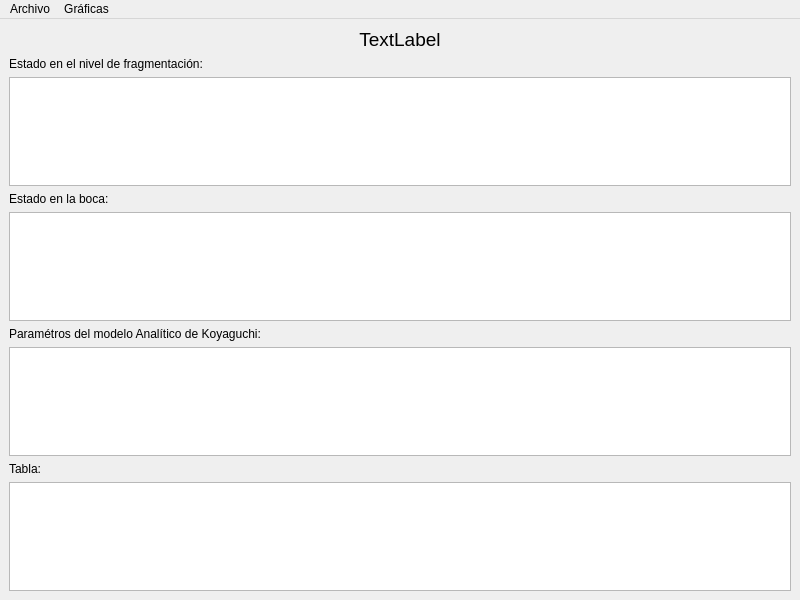
<?xml version="1.0" encoding="UTF-8"?>
<ui version="4.0">
 <class>ResultadosUI</class>
 <widget class="QMainWindow" name="ResultadosUI">
  <property name="geometry">
   <rect>
    <x>0</x>
    <y>0</y>
    <width>800</width>
    <height>600</height>
   </rect>
  </property>
  <property name="sizePolicy">
   <sizepolicy hsizetype="Preferred" vsizetype="Minimum">
    <horstretch>0</horstretch>
    <verstretch>0</verstretch>
   </sizepolicy>
  </property>
  <property name="windowTitle">
   <string>Resultados</string>
  </property>
  <widget class="QWidget" name="centralwidget">
   <layout class="QVBoxLayout" name="verticalLayout_2">
    <item>
     <widget class="QLabel" name="info">
      <property name="font">
       <font>
        <pointsize>14</pointsize>
       </font>
      </property>
      <property name="text">
       <string>TextLabel</string>
      </property>
      <property name="alignment">
       <set>Qt::AlignCenter</set>
      </property>
     </widget>
    </item>
    <item>
     <widget class="QLabel" name="frag_label">
      <property name="text">
       <string>Estado en el nivel de fragmentación:</string>
      </property>
     </widget>
    </item>
    <item>
     <widget class="QTableWidget" name="tablaFrag">
      <property name="sizePolicy">
       <sizepolicy hsizetype="Expanding" vsizetype="Expanding">
        <horstretch>0</horstretch>
        <verstretch>0</verstretch>
       </sizepolicy>
      </property>
     </widget>
    </item>
    <item>
     <widget class="QLabel" name="boca_label">
      <property name="text">
       <string>Estado en la boca:</string>
      </property>
     </widget>
    </item>
    <item>
     <widget class="QTableWidget" name="tablaBoca">
      <property name="sizePolicy">
       <sizepolicy hsizetype="Expanding" vsizetype="Expanding">
        <horstretch>0</horstretch>
        <verstretch>0</verstretch>
       </sizepolicy>
      </property>
     </widget>
    </item>
    <item>
     <widget class="QLabel" name="KoyaguchiAnalitico_label">
      <property name="text">
       <string>Paramétros del modelo Analítico de Koyaguchi:</string>
      </property>
     </widget>
    </item>
    <item>
     <widget class="QTableWidget" name="tablaKoyaguchiAnalitico">
      <property name="sizePolicy">
       <sizepolicy hsizetype="Expanding" vsizetype="Expanding">
        <horstretch>0</horstretch>
        <verstretch>0</verstretch>
       </sizepolicy>
      </property>
     </widget>
    </item>
    <item>
     <widget class="QLabel" name="tabla_label">
      <property name="text">
       <string>Tabla:</string>
      </property>
     </widget>
    </item>
    <item>
     <widget class="QTableWidget" name="tabla">
      <property name="rowCount">
       <number>0</number>
      </property>
      <property name="columnCount">
       <number>0</number>
      </property>
     </widget>
    </item>
   </layout>
  </widget>
  <widget class="QMenuBar" name="menubar">
   <property name="geometry">
    <rect>
     <x>0</x>
     <y>0</y>
     <width>800</width>
     <height>24</height>
    </rect>
   </property>
   <widget class="QMenu" name="menuArchivo">
    <property name="title">
     <string>Archivo</string>
    </property>
    <addaction name="actionGuardar_datos"/>
    <addaction name="actionCerrar"/>
   </widget>
   <widget class="QMenu" name="menuGr_ficas">
    <property name="title">
     <string>Gráficas</string>
    </property>
    <addaction name="actionNueva"/>
   </widget>
   <addaction name="menuArchivo"/>
   <addaction name="menuGr_ficas"/>
  </widget>
  <action name="actionGuardar_datos">
   <property name="text">
    <string>Guardar datos</string>
   </property>
   <property name="shortcut">
    <string>Ctrl+S</string>
   </property>
  </action>
  <action name="actionCerrar">
   <property name="text">
    <string>Cerrar</string>
   </property>
   <property name="shortcut">
    <string>Ctrl+W</string>
   </property>
  </action>
  <action name="actionNueva">
   <property name="text">
    <string>Nueva</string>
   </property>
   <property name="shortcut">
    <string>Ctrl+N</string>
   </property>
  </action>
 </widget>
 <resources/>
 <connections/>
</ui>
